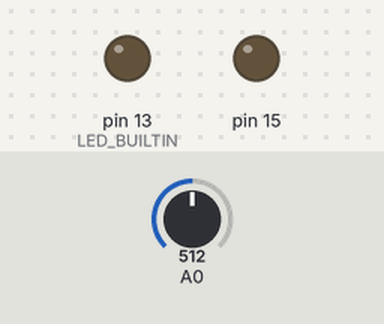
This sketch was run on a simulated Arduino Uno, built with avr-gcc and run on an emulated ATmega328P. Shown: output pins drawn as LEDs (lit = HIGH). Inputs (shaded band) come from the test bench; at power-on: A0 = 512.

Above: at 1.2 s.
1.3 s: A0 set to 0
At 4.9 s:
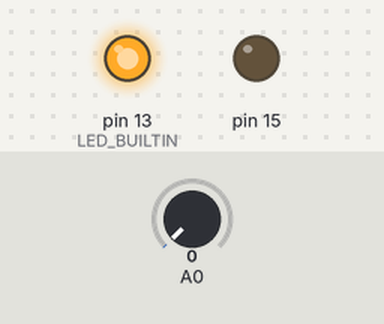
Timing chart, 0 to 10.3 s (numbered marks = the images above; inputs shaded):
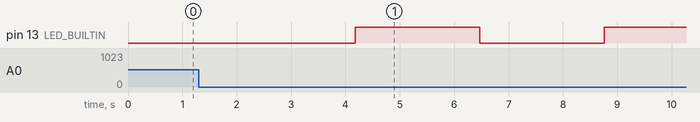

The sketch:

water_pump_control.ino
```cpp
#include "Button.h"
#include "Relay.h"
#include "LedControl.h"

LedControl *led;
Button *btn;
Relay *rel;

int global_timer;
int global_timer_limit;

auto toggleCalback = [](const char *cmd){
  if(cmd == "click"){
    led->toggleSpeed(2000);
    rel->toggle();
    if(rel->active()){
        global_timer = 0;
        global_timer_limit = 250;
    }
  }
  if(cmd == "press"){
    led->toggleSpeed(20000);
    rel->toggle();
    if(rel->active()){
        global_timer = 0;
        global_timer_limit = 500;
    }
  }
};

auto timer = [rel, led](void){
  if(rel->active()){
      global_timer++;
      if(global_timer > global_timer_limit){
        rel->close();
        rel->setState(false);
        led->close();
      }
  }
};

void setup() {
  btn = new Button();
  rel = new Relay();
  led = new LedControl(timer);
}

void loop() {
  //relay events
  btn->readPins(toggleCalback);

  //blink
  if(rel->active()){
    led->blink();
  }else{
    led->close();
    global_timer = 0;
  }
}
```

Button.h
```cpp
#ifndef BUTTON
#define BUTTON

#include "Relay.h"

typedef void (*func)(const char *);

class Button{

private:
  const int m_delay;
  const int m_press_delay;
  int m_clicks;
  int m_counter;
  int m_dbl_click_counter;
  bool m_click_state;
  bool m_press_state;

public:

  int state;

  Button() :
  m_delay{400},
  m_press_delay{5000},
  m_clicks{0},
  m_counter{0},
  m_dbl_click_counter{0},
  m_click_state{false},
  m_press_state{false}
  {
      pinMode(PIN_A0, INPUT);
      Serial.begin(9600);
  }

  void readPins(func fn){
    auto val = analogRead(A0);  // read the input pin
    m_dbl_click_counter++;

    //button down
    if(val <= 0){
      m_counter++;
      //on click
      if(m_counter <= m_press_delay){
        if(m_counter >= m_delay && !m_click_state){
          m_click_state = true;
          m_clicks++;
        }
      }else if(m_click_state && !m_press_state){
          m_press_state = true;
          fn("press");
      }
      return;
    }
    //button up
    if(m_click_state || m_press_state){
      if(!m_press_state && m_clicks > 0 && m_clicks <= 1){
        fn("click");
      }
      if(m_clicks > 1){
        fn("dblclick");
      }
      m_click_state = false;
      m_press_state = false;
    }
    m_counter = 0;
    if(m_dbl_click_counter > m_press_delay){
      m_dbl_click_counter = 0;
      m_clicks = 0;
    }
  }
};

#endif //BUTTON
```

LedControl.h
```cpp
#ifndef LEDCONTROL
#define LEDCONTROL

typedef void (*tick)(void);

class LedControl{

private:
  int m_delay;
  int m_counter;
  int m_speed;
  bool state;
  tick m_fn;

public:
  LedControl(tick fn = nullptr):
    m_delay{10000},
    m_counter{0},
    m_speed{300},
    state{false}
  {
      pinMode(LED_BUILTIN, OUTPUT);
      close();
      m_fn = fn;
  }

  void blink(const int &count = 1, const double &dly = 1){
    const int speed = (int)(m_speed / count);
    m_counter++;
    if(m_counter == m_delay){
        m_counter = 0;
        toggle();
    }
  }

  void toggle(){
    state = !state;
    if(state) open(); else close();
    m_fn();
  }

  void open(){
    digitalWrite(LED_BUILTIN, HIGH);
  }

  void close(){
    digitalWrite(LED_BUILTIN, LOW);
  }

  void toggleSpeed(const int &speed = 0){
    if(speed != 0){
      m_delay =  speed;
    }else{
      m_delay = (m_delay == 10000) ? 2500 : 10000;
    }
    m_counter = 0;
  }

};

#endif // LEDCONTROL
```

Relay.h
```cpp
#ifndef RELAY
#define RELAY

class Relay{

private:
  bool m_state;
public:
  Relay() : m_state{false}{
      pinMode(PIN_A1, INPUT);
  }

  void toggle(){
      m_state = !m_state;
      if(m_state){
        open();
      }else{
        close();
      }
  }

  bool active(){
      return (m_state == true);
  }

  void open(){
      pinMode(PIN_A1, OUTPUT);
  }

  void close(){
      pinMode(PIN_A1, INPUT);
  }

  void setState(const bool &newState){
      m_state = newState;
  }

};

#endif // RELAY
```

Measured:
- after the input at 1.3 s, pin 13 (LED_BUILTIN): LOW → HIGH after 2.9 s, → LOW 2.3 s later, → HIGH 2.3 s later
